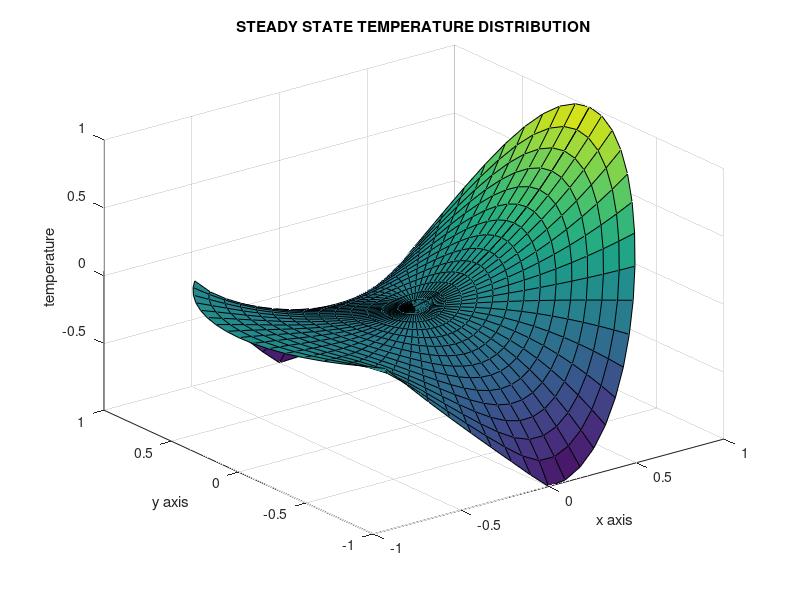

MATLAB code to generate this figure: (Note: this script raises an error after producing the figure.)
function heatcyln
%
% heatcyln
% ~~~~~~~~
% This program analyzes the time varying temperature
% history in a circular cylinder which initially has
% a radially symmetric temperature varying para-
% bolically. Then a spatially varying but constant 
% boundary temperature distribution is imposed. The 
% total solution is composed of a harmonic steady 
% state solution plus a transient component given by
% a Fourier-Bessel series.
% User functions called: 
%     besjtabl, tempinit, tempstdy, foubesco,
%     tempsum,  tempdif,  gcquad

global ubdry besjrt; close

% Obtain Bessel function roots needed in the 
% transient solution
besjrt=besjtabl(0:20,20);

% Define the steady state temperature imposed
% on the outer boundary for t>0
th=linspace(0,pi,100)';
ud=cos(2*th).*(th<=pi/2)+...
(-3+4/pi*th).*(th>pi/2&th<3*pi/4);
ud=[ud;ud(end-1:-1:1)];
ubdry=[linspace(0,360,199)',ud];
theta=linspace(0,2*pi,65);
r=linspace(0,1,15);

% Compute and plot the initial and final
% temperature fields
[uinit,z]=tempinit(theta,r);
[usteady,z]=tempstdy(theta,r);
umin=min([usteady(:);uinit(:)]);
umax=max([usteady(:);uinit(:)]);
range=[-1,1,-1,1,umin,umax];
x=real(z); y=imag(z);

surf(x,y,uinit), colormap('default')
title('INITIAL TEMPERATURE DISTRIBUTION')
xlabel('x axis'), ylabel('y axis')
zlabel('temperature'), axis(range), disp(' ')
disp('Press [Enter] to see the steady')
disp('state temperature distribution')
shg, pause, disp(' ')
% print -deps tempinit

surf(x,y,usteady)
title('STEADY STATE TEMPERATURE DISTRIBUTION')
xlabel('x axis'), ylabel('y axis')
zlabel('temperature'), axis(range), shg
% print -deps tempstdy

% Compute coefficients used in the Fourier-
% Bessel series for the transient solution
[c,lam,cptim]=foubesco(@tempdif,20,20,40,128);

% Set a time interval sufficient to nearly 
% reach steady state
tmax=.4; nt=81; t=linspace(0,tmax,nt);

% Evaluate the transient solution
[u,tsum]=tempsum(c,theta,r,t,lam);
u(:,:,1)=uinit-usteady;

% Plot time history for the total solution
while 1
  disp('Press [Enter] to see the animation')
  disp('or enter 0 to stop'), v=input('> ? ');
  if isempty(v), v=1; end
  if v~=1, break, end
  for j=1:nt
    utotal=usteady+u(:,:,j);
    surf(x,y,utotal)
    titl=sprintf(['Temperature at time =',...
      '%6.3f'],t(j)); title(titl)
    xlabel('x axis'), ylabel('y axis')
    zlabel('temperature'), axis(range);
    drawnow; shg, pause(.3) 
  end
end

%=============================================

function [u,z]=tempstdy(theta,r)
%
% [u,z]=tempstdy(theta,r)
% ~~~~~~~~~~~~~~~~~~~~~~
% Steady state temperature distribution in a 
% circular cylinder of unit radius with 
% piecewise linear boundary values 
% described in global array ubdry. 
global ubdry

thft=2*pi/(1024)*(0:1023); n=100; 
ufft=interp1(pi/180*ubdry(:,1),...
             ubdry(:,2)/1024,thft);
c=fft(ufft); z=exp(i*theta(:))*r(:)';
u=-real(c(1))+2*real(...
   polyval(c(n:-1:1),z)); 

%=============================================

function [u,z]=tempinit(theta,r)
%
% [u,z]=tempinit(theta,r)
% ~~~~~~~~~~~~~~~~~~~~~~
% Initial temperature varying parabolically
% with the radius
theta=theta(:); r=r(:)'; z=exp(i*theta)*r;
u=ones(length(theta),1)*(1-r.^2);

%=============================================

function [u,z]=tempdif(theta,r)
%
% [u,z]=tempdif(theta,r)
% ~~~~~~~~~~~~~~~~~~~~~
% Difference between the steady state temp-
% erature and the initial temperature
u1=tempstdy(theta,r); [u2,z]=tempinit(theta,r);
u=u2-u1;

%=============================================

function [c,lam,cptim]=foubesco(...
                         f,nord,nrts,nrquad,nft)
%                       
% [c,lam,cptim]=foubesco(f,nord,nrts,nrquad,nft)
% ~~~~~~~~~~~~~~~~~~~~~~~~~~~~~~~~~~~~~~~~~~~~~
% Fourier-Bessel coefficients computed using the
% FFT
global besjrt
if nargin<5, nft=128; end
if nargin<4, nrquad=50; end
if nargin<3, nrts=10; end
if nargin<2, nord=10; end
if nargin==0, f='fbes'; end 
tic; lam=besjrt(1:nord,1:nrts);
c=zeros(nord,nrts);
[dummy,r,w]=gcquad([],0,1,nrquad,1);
r=r(:)'; w=w(:)'; th=2*pi/nft*(0:nft-1)';
fmat=fft(feval(f,th,r));
fmat=fmat(1:nord,:).*repmat(r.*w,nord,1);
for n=1:nord
  for k=1:nrts
    lnk=lam(n,k);
    v=sum(fmat(n,:).*besselj(n-1,lnk*r));
    c(n,k)=4*v/nft/besselj(n,lnk).^2;
  end
end
c(1,:)=c(1,:)/2; cptim=toc;

%=============================================

function [u,tcpu]=tempsum(c,th,r,t,lam)
%
% [u,tsum]=tempsum(c,th,r,t,lam)
%
% This function sums a Fourier-Bessel series
% for transient temperature history in a circular
% cylinder with given initial conditions and
% zero temperature at the boundary. The series
% has the form
% u(theta,r,t)=sum({n=0:nord-1),k=1:nrts},...
% besselj(n,lam(n+1,k)*r)*real(...
% c(n+1,k)*exp(i*(n+1)*theta))*...
% exp(-lam(n+1,k)^2*t), where
% besselj(n-1,lam(n,k))=0 and 
% [nord,nrts]=size(c)
% 
% c    - the series coefficients for the initial
%        temperature distribution obtained using
%        function foubesco
% th   - vector or theta values between
%        zero and 2*pi
% r    - vector of radius values between
%        zero and one
% lam  - matrix of bessel function roots.
%        If this argument is omitted, then
%        function besjroot is called to
%        compute the roots
% u    - a three-dimensional array of function
%        values where u(i,j,k) contains the 
%        temperature for theta(i), r(j), t(k)
% tcpu - computation time in seconds

tic; [nord,nrts]=size(c); 
if nargin<5, lam=besjroot(0:nord-1,nrts); end
th=th(:); nth=length(th); r=r(:)'; nr=length(r);
nt=length(t); N=repmat((0:nord-1)',1,nrts);
N=N(:)'; c=c(:).'; lam=lam(:); lam2=-(lam.^2)';
u=zeros(nth,nr,nt); thmat=exp(i*th*N);
besmat=besselj(repmat(N',1,nr),lam*r);
for I=1:nt
  C=c.*exp(lam2*t(I));
  u(:,:,I)=real(thmat.*repmat(C,nth,1))*besmat;
end
tcpu=toc;

%=============================================

function r=besjtabl(nordr,nrts)
%
% r=besjtable(nordr,nrts)
% ~~~~~~~~~~~~~~~~~~~~~
% This function returns a table for roots of 
% besselj(n,x)=0 accurate to about five digits.
% r(k,:) - contains the first 20 positive roots of
%          besselj(k-1,x)=0; for k=1:21
% nordr  - a vector of function orders lying
%          between 0 and 20
% nrts   - the highest root order not to exceed
%          the twentieth positive root

if nargin==0, nordr=0:20; nrts=20; end
if max(nordr)>20 | nrts>20, r=nan; return; end
r=[2.4048 21.6415 40.7729 33.7758 53.7383 73.2731
   3.8317 22.9452 42.0679 35.3323 55.1847 74.6738
   5.1356 24.2339 43.3551 36.8629 56.6196 76.0673
   6.3801 25.5094 44.6349 38.3705 58.0436 77.4536
   7.5883 26.7733 45.9076 39.8577 59.4575 78.8337
   8.7715 28.0267 47.1740 41.3263 60.8617 80.2071
   9.9362 29.2706 48.4345 42.7784 62.2572 81.5752
  11.0864 30.5060 24.3525 44.2154 63.6441 55.7655
  12.2251 31.7334 25.9037 45.6384 65.0231 57.3275
  13.3543 32.9537 27.4206 47.0487 66.3943 58.8730
  14.4755 34.1672 28.9084 48.4475 67.7586 60.4033
  15.5898 35.3747 30.3710 49.8346 69.1159 61.9193
  16.6983 36.5764 31.8117 51.2120 70.4668 63.4221
  17.8014 37.7729 33.2330 52.5798 71.8113 64.9128
  18.9000 14.9309 34.6371 53.9382 46.3412 66.3913
  19.9944 16.4707 36.0257 55.2892 47.9015 67.8594
  21.0852 17.9599 37.4001 56.6319 49.4422 69.3172
  22.1725 19.4094 38.7618 57.9672 50.9651 70.7653
  23.2568 20.8269 40.1118 59.2953 52.4716 72.2044
  24.3383 22.2178 41.4511 60.6170 53.9631 73.6347
  25.4171 23.5861 42.7804 61.9323 55.4405 75.0567
   5.5201 24.9350 44.1006 36.9171 56.9052 76.4710
   7.0156 26.2668 45.4122 38.4748 58.3579 77.8779
   8.4173 27.5839 46.7158 40.0085 59.7991 79.2776
   9.7611 28.8874 48.0122 41.5208 61.2302 80.6706
  11.0647 30.1790 49.3012 43.0138 62.6513 82.0570
  12.3385 31.4600 50.5836 44.4893 64.0629 83.4373
  13.5893 32.7310 51.8600 45.9489 65.4659 84.8116
  14.8213 33.9932 27.4935 47.3941 66.8607 58.9070
  16.0378 35.2471 29.0469 48.8259 68.2474 60.4695
  17.2412 36.4934 30.5692 50.2453 69.6268 62.0162
  18.4335 37.7327 32.0649 51.6533 70.9988 63.5484
  19.6160 38.9654 33.5372 53.0504 72.3637 65.0671
  20.7899 40.1921 34.9887 54.4378 73.7235 66.5730
  21.9563 41.4131 36.4220 55.8157 75.0763 68.0665
  23.1158 18.0711 37.8387 57.1850 49.4826 69.5496
  24.2692 19.6159 39.2405 58.5458 51.0436 71.0219
  25.4170 21.1170 40.6286 59.8990 52.5861 72.4843
  26.5598 22.5828 42.0041 61.2448 54.1117 73.9369
  27.6979 24.0190 43.3684 62.5840 55.6217 75.3814
  28.8317 25.4303 44.7220 63.9158 57.1174 76.8170
  29.9616 26.8202 46.0655 65.2418 58.5996 78.2440
   8.6537 28.1912 47.4003 40.0584 60.0694 79.6643
  10.1735 29.5456 48.7265 41.6171 61.5277 81.0769
  11.6199 30.8854 50.0446 43.1535 62.9751 82.4825
  13.0152 32.2119 51.3552 44.6698 64.4123 83.8815
  14.3726 33.5265 52.6589 46.1679 65.8399 85.2738
  15.7002 34.8300 53.9559 47.6493 67.2577 86.6603
  17.0037 36.1237 55.2466 49.1157 68.6681 88.0408
  18.2876 37.4081 30.6346 50.5681 70.0699 62.0485
  19.5546 38.6843 32.1897 52.0077 71.4639 63.6114
  20.8070 39.9526 33.7166 53.4352 72.8506 65.1593
  22.0470 41.2135 35.2187 54.8517 74.2302 66.6933
  23.2758 42.4678 36.6990 56.2576 75.6032 68.2142
  24.4949 43.7155 38.1598 57.6538 76.9699 69.7230
  25.7051 44.9577 39.6032 59.0409 78.3305 71.2205
  26.9074 21.2117 41.0308 60.4194 52.6241 72.7065
  28.1024 22.7601 42.4439 61.7893 54.1856 74.1827
  29.2909 24.2702 43.8439 63.1524 55.7297 75.6493
  30.4733 25.7482 45.2315 64.5084 57.2577 77.1067
  31.6501 27.1990 46.6081 65.8564 58.7709 78.5555
  32.8218 28.6266 47.9743 67.1982 60.2703 79.9960
  33.9887 30.0337 49.3308 68.5339 61.7567 81.4291
  11.7916 31.4228 50.6782 43.1998 63.2313 82.8535
  13.3237 32.7958 52.0172 44.7593 64.6947 84.2714
  14.7960 34.1543 53.3483 46.2980 66.1476 85.6825
  16.2234 35.4999 54.6719 47.8178 67.5905 87.0870
  17.6159 36.8336 55.9885 49.3204 69.0240 88.4846
  18.9801 38.1563 57.2984 50.8072 70.4486 89.8772
  20.3208 39.4692 58.6020 52.2794 71.8648 91.2635];
r=reshape(r(:),21,20); r=r(1+nordr,1:nrts);

%=============================================

% function [val,bp,wf]=gcquad(func,xlow,...
%                     xhigh,nquad,mparts,varargin)
% See Appendix B
